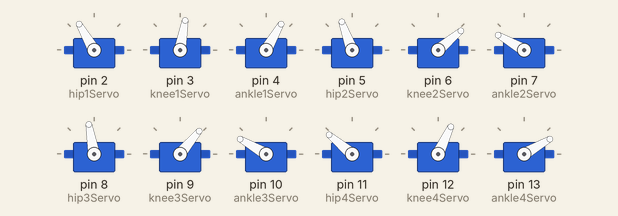
Simulated run of this sketch. Board: Arduino Uno, built with avr-gcc and run on an emulated ATmega328P. Parts: 12 × servo.

Above: at 6.1 s.
At 12.74 s:
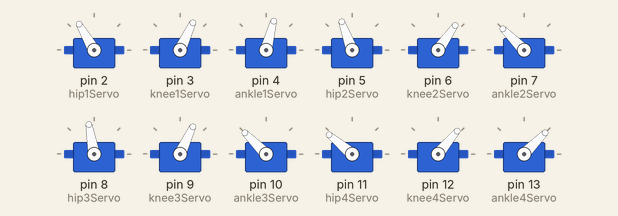
At 22.28 s:
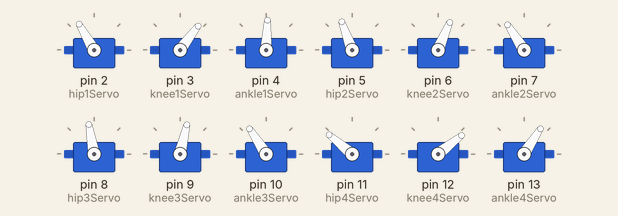
At 35.4 s:
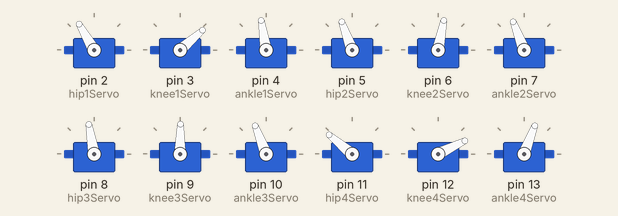
Timing chart, 0 to 36.9 s (numbered marks = the images above):
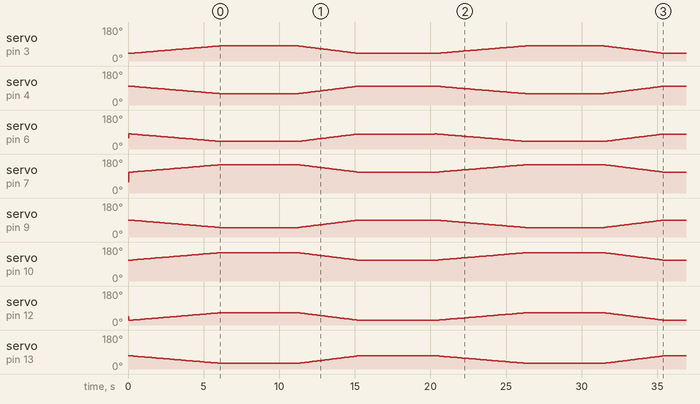

The sketch:

final_sketch_quad.ino
```cpp
#include <Servo.h>
// Declare the Servo pin
Servo hip1Servo;
Servo knee1Servo;
Servo ankle1Servo;
Servo hip2Servo;
Servo knee2Servo;
Servo ankle2Servo;
Servo hip3Servo;
Servo knee3Servo;
Servo ankle3Servo;
Servo hip4Servo;
Servo knee4Servo;
Servo ankle4Servo;
// Create a servo object
int hip1Position = 120;
int knee1Position = 55;
int ankle1Position = 60;
int hip2Position = 110;
int knee2Position = 60;
int ankle2Position = 60;
int hip3Position = 95;
int knee3Position = 70;
int ankle3Position = 65;
int hip4Position = 140;
int knee4Position = 45;
int ankle4Position = 70;
void setup() {
   // We need to attach the servo to the used pin number
  hip1Servo.attach(2);
  knee1Servo.attach(3);
  ankle1Servo.attach(4);
  hip2Servo.attach(5);
  knee2Servo.attach(6);
  ankle2Servo.attach(7);
  hip3Servo.attach(8);
  knee3Servo.attach(9);
  ankle3Servo.attach(10);
  hip4Servo.attach(11);
  knee4Servo.attach(12);
  ankle4Servo.attach(13);


  // Initialize servos to their initial positions
  hip1Servo.write(hip1Position);
  knee1Servo.write(knee1Position);
  ankle1Servo.write(ankle1Position);
  hip2Servo.write(hip2Position);
  knee2Servo.write(knee2Position);
  ankle2Servo.write(ankle2Position);
  hip3Servo.write(hip3Position);
  knee3Servo.write(knee3Position);
  ankle3Servo.write(ankle3Position);
  hip4Servo.write(hip4Position);
  knee4Servo.write(knee4Position);
  ankle4Servo.write(ankle4Position);
}
  void loop() {
  // Move the leg forward and backward
  stand();
 delay(5000);
  sit();
  delay(5000);


}
void stand() {
for(int i=0;i<41;i++){
  hip1Servo.write(120);
  knee1Servo.write(40+i);
  ankle1Servo.write(100-i);
  hip3Servo.write(100);
  knee3Servo.write(90-i);
  ankle3Servo.write(110+i);
  delay(50);
  hip2Servo.write(110);
  knee2Servo.write(80-i);
  ankle2Servo.write(110+i);
  hip4Servo.write(140);
  knee4Servo.write(25+i);
  ankle4Servo.write(70-i);
  delay(100);
}}
void sit() {
  for(int i=0;i<40;i++){
  hip1Servo.write(120);
  knee1Servo.write(80-i);
  ankle1Servo.write(60+i);
  hip3Servo.write(100);
  knee3Servo.write(50+i);
  ankle3Servo.write(150-i);
  hip2Servo.write(110);
  knee2Servo.write(40+i);
  ankle2Servo.write(150-i);
  hip4Servo.write(140);
  knee4Servo.write(65-i);
  ankle4Servo.write(30+i);
  delay(100);
}
}
```

Measured:
- by itself, servo on pin 6 (knee2Servo): 60° → 80° at 0.05 s, → 79° 0.15 s later, → 78° 0.15 s later, → 77° 0.15 s later, … (160 changes in this stretch)
- by itself, servo on pin 9 (knee3Servo): 90° → 89° at 0.15 s, → 88° 0.15 s later, → 87° 0.15 s later, → 86° 0.15 s later, … (159 changes in this stretch)
